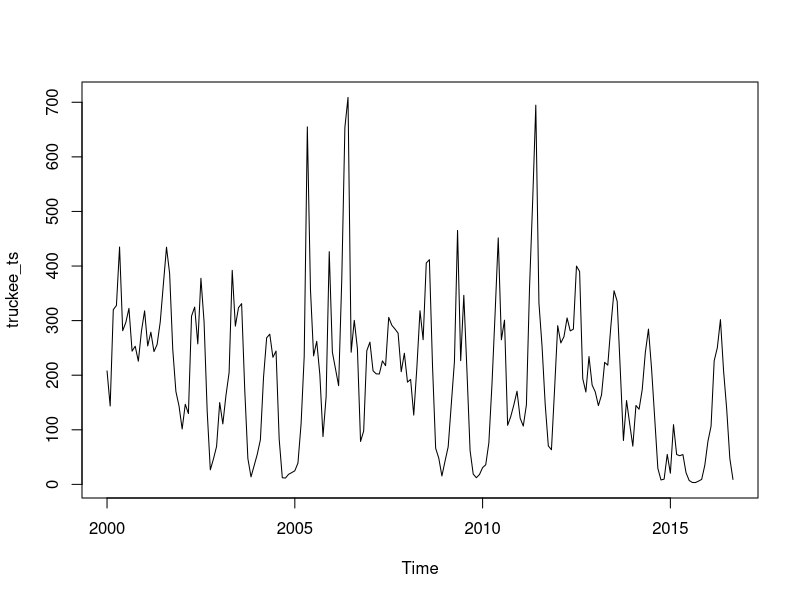
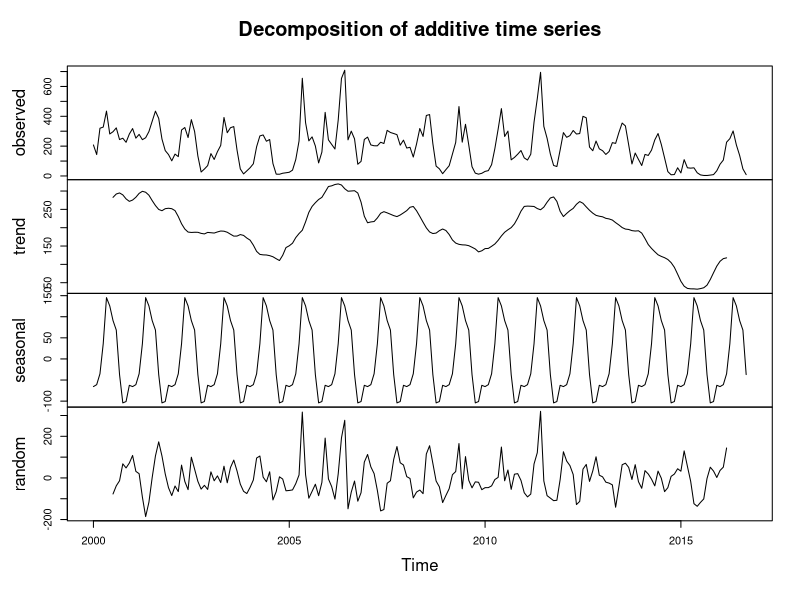
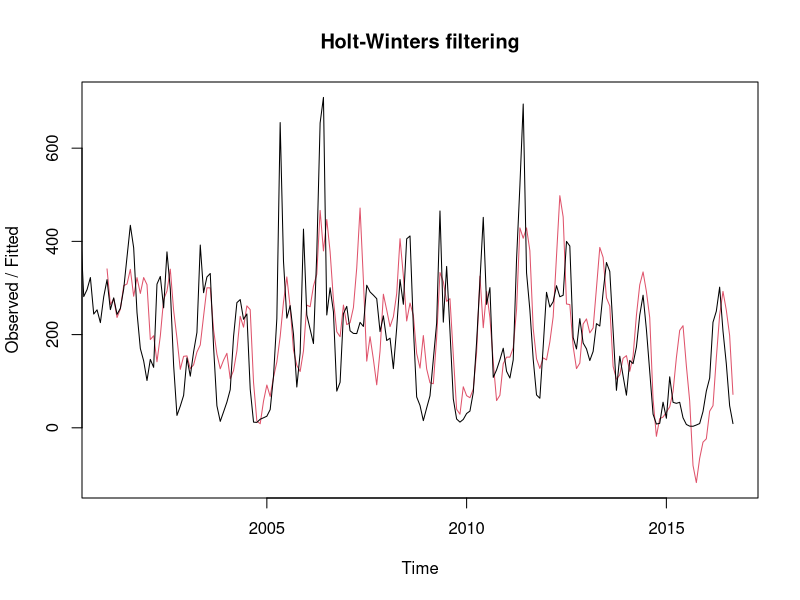
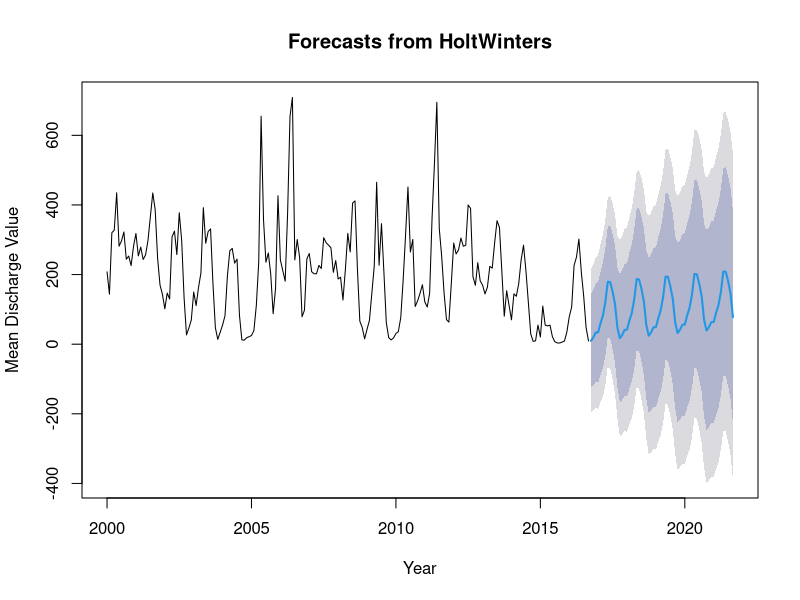
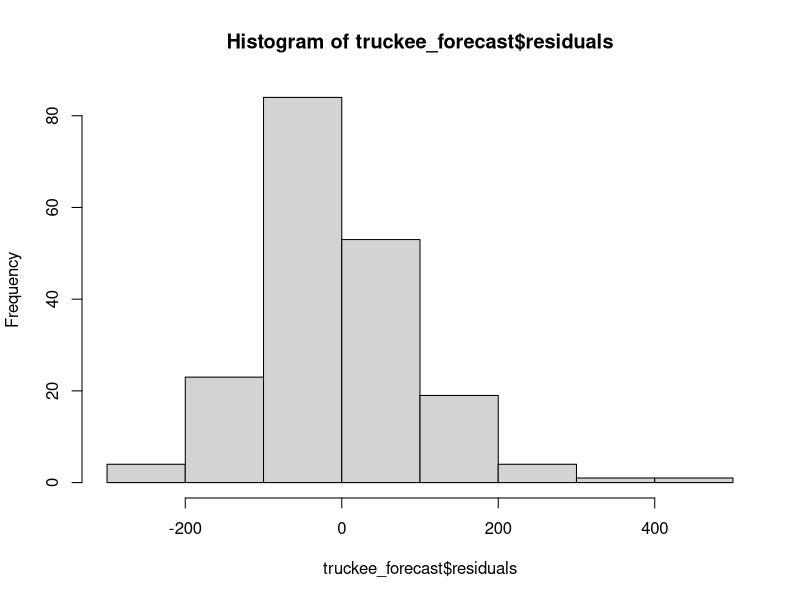

Recreate these plots in R, in order. (Note: this script raises an error after producing the figures.)
## ---- chunk 1
knitr::opts_chunk$set(echo = TRUE)
## ---- chunk 2
#Attached packages
library(tidyverse)
library(tseries)
library(forecast)

## ---- chunk 3
#Load data
truckee<- read_csv("truckee_flow.csv")

#Convert data to time series data
truckee_ts<- ts(truckee$mean_va, frequency = 12, start = c(2000,1)) #Start in January, 2000
#truckee_ts
plot(truckee_ts)

#Decompse the time series
truckee_dc<-decompose(truckee_ts)
plot(truckee_dc)
## ---- chunk 4

truckee_hw<-HoltWinters(truckee_ts)
#truckee_hw

#Smoothing parameters:
 #alpha: 0.2418713
 #beta : 0
 #gamma: 0.3384547

plot(truckee_hw) #Original data with the predication on top to check model accuracy (not yet forecasting)

#Future forecasting with holtwinters

truckee_forecast<- forecast(truckee_hw, h=60) #forecasting for 5 years, 60 months
plot(truckee_forecast, xlab = "Year", ylab = "Mean Discharge Value")

#Check the distribution of residuals
hist(truckee_forecast$residuals) #look pretty normal

## ---- chunk 5

ggplot(truckee_forecast, aes(x=year_nu, ))

